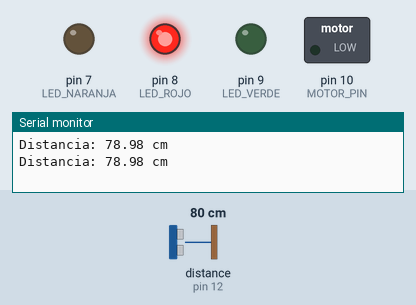
This sketch was run on a simulated Arduino Uno, built with avr-gcc and run on an emulated ATmega328P. Parts: switched loads named in the sketch (green lamp = pin HIGH), output pins drawn as LEDs (lit = HIGH), the last lines printed to the serial monitor. Wiring (inferred from the names in the program): ultrasonic range finder: trigger pin 11; echo pin 12. Inputs (shaded band) come from the test bench; at power-on: distance to the obstacle (sensor on pin 12) 80 cm. The echo pulse lasts 58.3 µs per cm; pins used as bus, display or sensor lines are not drawn.

Above: at 1.8 s.
1.9 s: distance to the obstacle (sensor on pin 12) set to 14 cm
3.4 s: distance to the obstacle (sensor on pin 12) set to 10 cm
At 4.4 s:
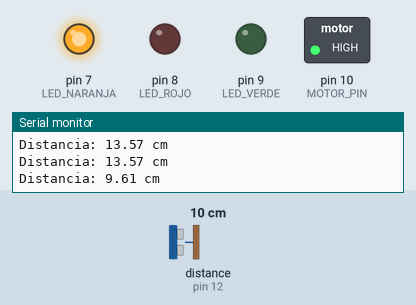
5.5 s: distance to the obstacle (sensor on pin 12) set to 7 cm
7.2 s: distance to the obstacle (sensor on pin 12) set to 4 cm
At 8.9 s:
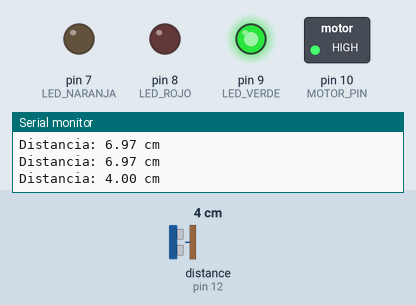
9.5 s: distance to the obstacle (sensor on pin 12) set to 9 cm
At 10.5 s:
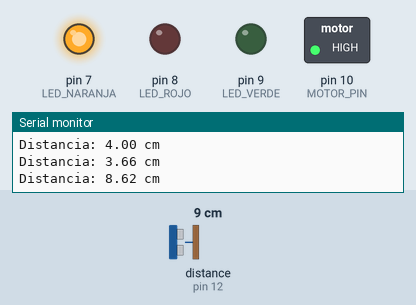
11.5 s: distance to the obstacle (sensor on pin 12) set to 2 cm
At 13.4 s:
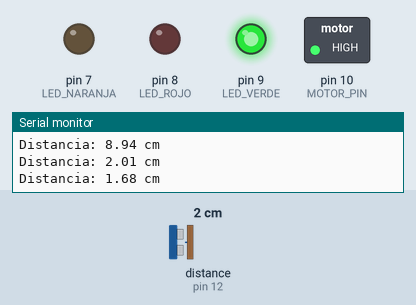
Timing chart, 0 to 14.5 s (numbered marks = the images above; inputs shaded):
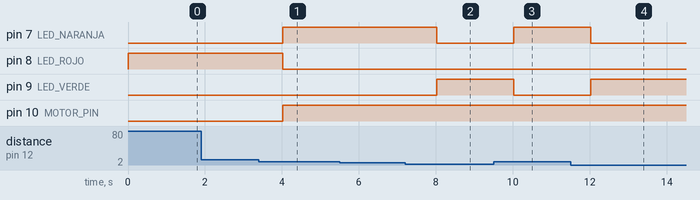

Measured:
- the behaviour switches between 13 and 12 cm on distance to the obstacle (sensor on pin 12) (found by bisection; images 0 and 1)
- the behaviour switches between 6 and 5 cm on distance to the obstacle (sensor on pin 12) (found by bisection; images 1 and 2)
- after the input at 3.4 s, pin 7 (LED_NARANJA), pin 10 (MOTOR_PIN): LOW → HIGH after 0.62 s; pin 8 (LED_ROJO): HIGH → LOW after 0.62 s
- after the input at 7.2 s, pin 7 (LED_NARANJA): HIGH → LOW after 0.82 s; pin 9 (LED_VERDE): LOW → HIGH after 0.82 s
- after the input at 9.5 s, pin 7 (LED_NARANJA): LOW → HIGH after 0.53 s; pin 9 (LED_VERDE): HIGH → LOW after 0.53 s
- after the input at 11.5 s, pin 7 (LED_NARANJA): HIGH → LOW after 0.53 s; pin 9 (LED_VERDE): LOW → HIGH after 0.53 s

The sketch:

Sistema_2.ino
```cpp
// Definir las constantes de los pines y otros valores
const byte TRIG_PIN = 11; // Pin del sensor para enviar el pulso ultrasónico
const byte ECHO_PIN = 12; // Pin del sensor para recibir el eco
const byte MOTOR_PIN = 10; // Pin del motor para encenderlo
const byte LED_VERDE = 9; // Pin del LED verde para indicar que hay espacio
const byte LED_ROJO = 8; // Pin del LED rojo para indicar que no hay espacio
const byte LED_NARANJA = 7; // Pin del LED naranja para indicar que hay poco espacio
const float SOUND_SPEED = 0.034; // Velocidad del sonido en cm/us
const byte DISTANCIA_MIN = 12; // Distancia mínima para encender el motor
const byte DISTANCIA_MAX = 5; // Distancia máxima para apagar el LED verde

// Definir una variable para almacenar la distancia
float distancia;

void setup() {
  Serial.begin(9600); // Inicializar el monitor serie a 9600 baudios
  pinMode(TRIG_PIN, OUTPUT); // Configurar el pin del sensor como salida
  pinMode(ECHO_PIN, INPUT); // Configurar el pin del sensor como entrada
  pinMode(MOTOR_PIN, OUTPUT); // Configurar el pin del motor como salida
  pinMode(LED_VERDE, OUTPUT); // Configurar el pin del LED verde como salida
  pinMode(LED_ROJO, OUTPUT); // Configurar el pin del LED rojo como salida
  pinMode(LED_NARANJA, OUTPUT); // Configurar el pin del LED naranja como salida
}

void loop() {
  distancia = medirDistancia(); // Medir la distancia con el sensor
  mostrarDistancia(); // Mostrar la distancia en el monitor serie
  controlarMotor(); // Controlar el motor según la distancia
  controlarLEDs(); // Controlar los LEDs según la distancia
  delay(1000); // Esperar un segundo antes de repetir el ciclo
}

// Función para medir la distancia con el sensor
float medirDistancia() {
  // Enviar un pulso de 10 us al pin TRIG
  digitalWrite(TRIG_PIN, HIGH);
  delayMicroseconds(10);
  digitalWrite(TRIG_PIN, LOW);

  // Medir el tiempo que tarda el eco en llegar al pin ECHO
  long duracion = pulseIn(ECHO_PIN, HIGH);

  // Calcular la distancia en cm usando la fórmula d = v * t / 2
  float distancia = duracion * SOUND_SPEED / 2;

  // Devolver la distancia
  return distancia;
}

// Función para mostrar la distancia en el monitor serie
void mostrarDistancia() {
  // Imprimir la distancia en el monitor serie
  Serial.print("Distancia: ");
  Serial.print(distancia);
  Serial.println(" cm");
}

// Función para controlar el motor según la distancia
void controlarMotor() {
  // Si la distancia es menor que la mínima, encender el motor
  if (distancia < DISTANCIA_MIN) {
    digitalWrite(MOTOR_PIN, HIGH);
  }
  // Si no, apagar el motor
  else {
    digitalWrite(MOTOR_PIN, LOW);
  }
}

// Función para controlar los LEDs según la distancia
void controlarLEDs() {
  // Si la distancia es menor que la máxima, apagar el LED verde y encender el LED rojo
  if (distancia <= DISTANCIA_MAX) {
    digitalWrite(LED_VERDE, HIGH);
    digitalWrite(LED_ROJO, LOW);
    digitalWrite(LED_NARANJA, LOW);
  }
  // Si la distancia está entre la mínima y la máxima, apagar el LED rojo y encender el LED naranja
  else if (distancia >= DISTANCIA_MIN) {
    digitalWrite(LED_ROJO, HIGH);
    digitalWrite(LED_NARANJA, LOW);
    digitalWrite(LED_VERDE, LOW);
  }
  // Si la distancia es mayor que la mínima, apagar el LED naranja y encender el LED verde
  else if(DISTANCIA_MAX < distancia && distancia < DISTANCIA_MIN){
    digitalWrite(LED_NARANJA, HIGH);
    digitalWrite(LED_VERDE, LOW);
    digitalWrite(LED_ROJO, LOW);
  }
}
```
